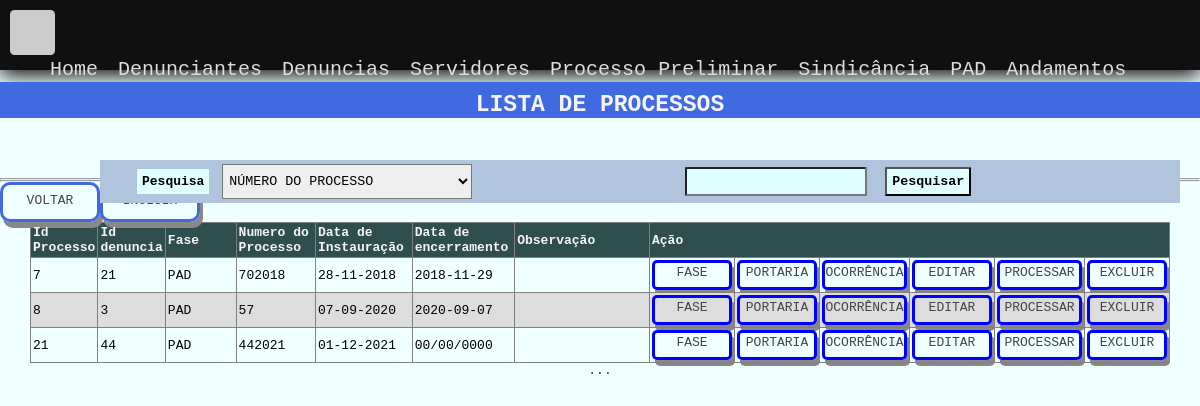
The page /processo/pad on the database its author committed.
### tables this page shows
CREATE TABLE `processo` (
  `id_processo` int(11) NOT NULL,
  `id_denuncia` int(11) NOT NULL,
  `id_fase` int(11) NOT NULL,
  `numero_processo` varchar(20) NOT NULL,
  `data_instauracao` date NOT NULL,
  `observacao` varchar(200) NOT NULL,
  `anexo` varchar(100) NOT NULL,
  `data_encerramento` date DEFAULT NULL,
  `user` int(11) NOT NULL
);

CREATE TABLE `fase` (
  `id_fase` int(11) NOT NULL,
  `fase` varchar(25) NOT NULL
);

### app/core/Controller.php (called while the page is built, shortened)
<?php
class Controller{
     public function load($viewName, $viewData=array(),  $viewData2 = ""){
        extract($viewData);
        include "app/views/" . $viewName .".php";
   }
}

### app/controllers/ProcessoController.php (called while the page is built, shortened)
<?php
class ProcessoController extends Controller{
   public function pad(){
        $processo = new Processo_Model();
        $parametro = "PAD";
        $dados["fase"] = $parametro;
        $dados["processo"] = $processo->ProcessoFase($parametro);
        $dados["view"] = "processo/Index";
        $this->load("template", $dados);
   }
}

### app/core/Core.php (called while the page is built, shortened)
<?php
class Core{
    private $controller;
    private $metodo;
    private $parametros = array();
    public function run(){
       $c = new $controllerCorrente;
       call_user_func_array(array($c, $this->getMetodo()), $this->getParametros());
    }
    public function verificaUri(){
        $url =explode("index.php", $_SERVER["PHP_SELF"]);
        $url = end($url);
        if($url!=""){
            $url = explode('/', $url);
            array_shift($url);
            $this->controller = ucfirst($url[0]) ."Controller";
            array_shift($url);
            if(isset($url[0])){
                $this->metodo = $url[0];
            }
        }else{
            $this->controller = ucfirst(CONTROLLER_PADRAO) ."Controller";
        }
    }
    public function getMetodo() {
        if(method_exists(NAMESPACE_CONTROLLER .$this->controller, $this->metodo)){
            return $this->metodo;
        }
        return METODO_PADRAO;
    }
    public function getParametros() {
        return $this->parametros;
    }
}

### index.php (called while the page is built, shortened)
<?php
require 'app/core/Core.php';
$core = new Core;
$core->run();

### app/core/Model.php (called while the page is built, shortened)
<?php
abstract class Model{
    public function __construct() {
        $this->db = new \PDO("mysql:dbname=".BANCO.";host=".SERVIDOR,USUARIO,SENHA);
    }
}

### app/models/Processo_Model.php (called while the page is built, shortened)
<?php
class Processo_Model extends Model{
    public function ProcessoFase($parametro){
        $sql = "SELECT * FROM processo as p INNER JOIN fase as f ON p.id_fase = f.id_fase WHERE fase =:fase";
        $sql = $this->db->prepare($sql);
        $sql->bindValue(":fase", $parametro);
        $sql->execute();
        return $sql->fetchAll(\PDO::FETCH_OBJ);
    }
}

### app/views/processo/Index.php (the view, shortened to what this page needs)
<div class="base-home">
	<h1 class="titulo-pagina">Lista de Processos</h1>
</div>
<div class="frmConsulta">
	<form method="POST" action="<?php echo URL_BASE . 'Pesquisa/porParametro'; ?>" >
		<table>
			<tr>
				<td>
					<label>Pesquisa</label>
						<select name="pesquisa" classe="select">
								<option value="2" selected="selected">Número do Processo</option>
						</select>
				</td>
				<td>
						<input type="text" autofocus name="valorPreenchidoUsuario">
						<input type="submit" value="pesquisar">
				</td>
			</tr>
			</table>
		</div>
<div class="base-lista">
	<div>
		<table width="100%" border="1" cellspacing="0" cellpadding="0">
		  <thead class="thead">
				<th align="center" width="5%">Id Processo</th>
				<th align="center" width="5%">Id denuncia</th>
				<th align="center" width="15%">Fase</th>
				<th align="center" width="10%">Numero do Processo</td>
				<th align="center" width="10%">Data de Instauração </th>
				<th width="10%">Data de encerramento</th>
				<th width="25%">Observação</th>
				<th align="center" colspan="6">Ação</th>
		</thead>
	<?php
	  	foreach($processo as $pd){
	?>
			<tr>
				<td align="center"><?php echo $_SESSION['id_processo'] = $pd->id_processo; ?></td>
				<td align="center"><?php echo $pd->id_denuncia ?> </td>
				<td align="center"><?php echo $pd->fase  ?> </td>
				<td align="center"><?php echo $pd->numero_processo ?> </td>
				 <td align="center"> <?php $data = new DateTime($pd->data_instauracao);
				 	if($data > "01/01/1900"){
				 		echo $data->format('d-m-Y');
					 }else{
						 echo "00/00/0000";
					 }
				 	?>
				 </td>
 	 			<td align="center">
				<?php $data = $pd->data_encerramento;
					$dataCompara = '2000-01-01';
				 	if(strtotime($data) > strtotime($dataCompara)){
				 		echo $data;
					 }else{
						echo  "00/00/0000";
					 }
					 ?>
				 </td>
				 <td><?php echo $pd->observacao  ?> </td>
				<td>
				<div class="btn-portaria">
					<a href="<?php echo URL_BASE ."Fase/Tramitar/".$pd->id_processo ?>" >Fase</a>
	  			</div>
	  			</td>
				<td>
					<div class="btn-portaria">
						<a href="<?php echo URL_BASE ."Portaria/Vincular/".$pd->id_processo ?>" >Portaria</a>
	  				</div>
	  			</td>
				<td>
				<div class="btn-ocorrencia">
					<a href="<?php echo URL_BASE ."Vincular/Ocorrencia/".$pd->id_processo ?>" >Ocorrência</a>
	  			</div>
	  			</td>
				<td>
				<div class="btn-editar">
					<a href="<?php echo URL_BASE ."Processo/Edit/".$pd->id_processo ?>" >Editar</a>
					</div>
				</td>
				<?php
					if(isset($fase) && ($fase == "PAD")){
						echo '<td>
						<div class="btn-ocorrencia">';
				?>
						<a href="'<?php echo URL_BASE ."Processo/Processar/".$pd->id_processo ?>'">Processar</a>
 						</div>
						</td>
				<?php
					}else{
						echo '<td></td>';
					}
				?>
				<td>
				<div class="btn-excluir">
					<a href="<?php echo URL_BASE ."Processo/Excluir/".$pd->id_processo ?>" >Excluir</a>
	  			</div>
				</td>
			</tr>
			<?php } ?>
			<div class="btn-inc">
			</div>
			<div class="btn-inc">
				<a href="<?php echo URL_BASE . "processo/novo" ?>" >INCLUIR </a>
			</div>
		</table>
	</div>
		<p>...</P>
</div>

### assets/css/styleEstudo.css (style rules this page uses)
* { margin:0; padding:0; box-sizing:border-box; justify-content:left; -webkit-box-sizing:border-box; -moz-box-sizing:border-box; -o-box-sizing:border-box; -ms-box-sizing:border-box; vertical-align:middle; font-family:monospace; }
html { height:100%; width: 100%; background:#ddd url(../img/fundo.png) fixed no-repeat center; background-size:100%; }
h1, h2, h3, h4, h5 { margin:0; padding:0; text-transform:uppercase; font-weight:inherit; }
p { line-height:1.2em; font-size:1em; letter-spacing:0; color:#263238; }
a { text-decoration:none; color:#444; }
input,textarea, select { background:#EEEEEE; text-transform: uppercase; }
input[type=date], select { padding:2px }
select { height: 35px; }
body { width: 100%; height: 100%; background-color:azure; }
h1 { color: #ffff; text-align: center; margin-top: 20px; }
.container div { flex: 1 1 800px; }
.base-home { background-color:royalblue; width: 100%; height: 5%; margin-top: 1%; }
a:link { text-decoration: none; }
form { background-color:lightsteelblue; width: 90%; position: absolute; top:20%; left: 100px; }
label, input { border-radius: 2%; background-color:lightcyan; margin: 5px; padding: 5px; font-weight: bold; text-transform: capitalize; }
.base-lista { width: 100%; margin-top: 2%; background-color:; text-align: center; }
input[type="text"] { text-align: left; }
.titulo-pagina { font-weight: bolder; font-size: 23px; color:whitesmoke; width: 100%; text-align: center; margin-left: 0px; margin-top: 10px; }
table { border-collapse: collapse; width: 95%; margin-left: 30px; margin-right: 10px; vertical-align: var(--bs-table-active-color); }
th, td { text-align: left; padding: 2px; }
tr:nth-child(even) { background-color:#ddd }
th { background-color:darkslategray; color: whitesmoke; }
.btn-inc { width: 100px; height: 40px; float: left; color: black; border-radius: 10px; border-color:royalblue; border-style: solid; padding-top: 8px; text-align: center; box-shadow: 3px 6px #888888; text-transform: uppercase; }
.btn-excluir { width: 80px; height: 30px; color:blue; border-radius: 5px; border-style: solid; padding-top: 2px; text-align: center; text-transform: uppercase; box-shadow: 3px 6px #888888; }
.btn-editar { width: 80px; height: 30px; color:blue; border-radius: 5px; border-style: solid; padding-top: 2px; text-align: center; text-transform: uppercase; box-shadow: 3px 6px #888888; }
.btn-portaria { width: 80px; height: 30px; color:blue; border-radius: 5px; border-style: solid; padding-top: 2px; text-align: center; text-transform: uppercase; box-shadow: 3px 6px #888888; }
.btn-ocorrencia { width: 85px; height: 30px; color:blue; border-radius: 5px; border-style: solid; padding-top: 2px; text-align: center; text-transform: uppercase; box-shadow: 3px 6px #888888; }
.frmConsulta { margin-top: 3%; width: auto; margin-left: 80px; }

### rows shown on the page
processo: id_processo "7", id_denuncia "21", id_fase.fase "PAD", numero_processo "702018", data_instauracao "28-11-2018", data_encerramento "2018-11-29"
processo: id_processo "8", id_denuncia "3", id_fase.fase "PAD", numero_processo "57", data_instauracao "07-09-2020", data_encerramento "2020-09-07"
processo: id_processo "21", id_denuncia "44", id_fase.fase "PAD", numero_processo "442021", data_instauracao "01-12-2021", shows "00/00/0000"
